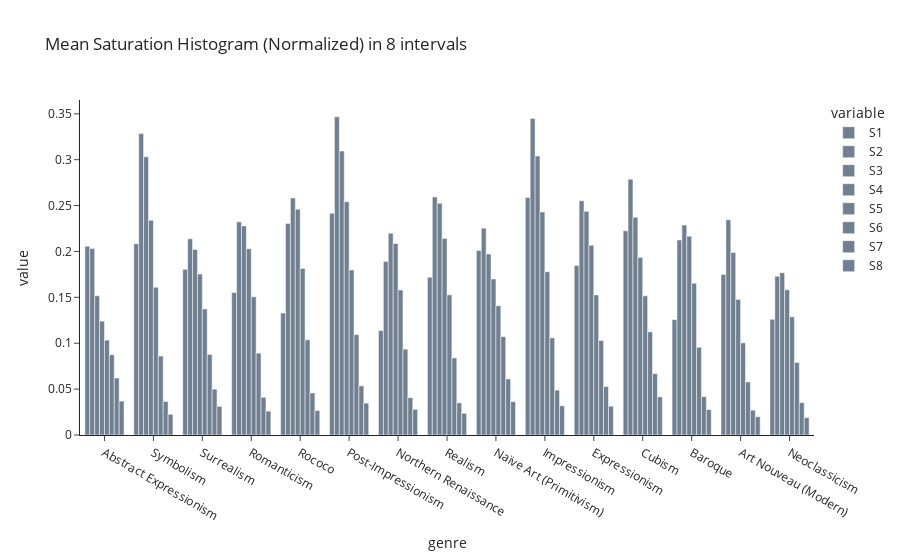

Notebook code for this chart:
### Code cell
edges = whole_df.groupby(['genre']).mean().loc[:,'S1':'S8']
#edges.rename({'ED1':'Normal', 'ED2':'Blurred','ED3':'Sharpened'},axis=1,inplace=True)

edges_melt = pd.melt(edges.reset_index(), id_vars='genre', value_vars=edges.columns).sort_values('variable')

fig = px.bar(edges_melt, x='genre',color='variable', y='value',barmode='group',template='simple_white',
            color_discrete_sequence=["slategray"], 
             title="Mean Saturation Histogram (Normalized) in 8 intervals")

fig.show()

### Figure 1 — Plotly figure (JSON) as saved in the notebook; plotly's stock layout.template omitted (floating-point values rounded to 4 significant figures)
{"data": [{"alignmentgroup": "True", "hovertemplate": "variable=S1<br>genre=%{x}<br>value=%{y}<extra></extra>", "legendgroup": "S1", "marker": {"color": "slategray", "pattern": {"shape": ""}}, "name": "S1", "offsetgroup": "S1", "orientation": "v", "showlegend": true, "textposition": "auto", "type": "bar", "x": ["Abstract Expressionism", "Symbolism", "Surrealism", "Romanticism", "Rococo", "Post-Impressionism", "Northern Renaissance", "Realism", "Naïve Art (Primitivism)", "Impressionism", "Expressionism", "Cubism", "Baroque", "Art Nouveau (Modern)", "Neoclassicism"], "xaxis": "x", "y": [0.2056, 0.2084, 0.1805, 0.1553, 0.1328, 0.2416, 0.1139, 0.1719, 0.2011, 0.2587, 0.1846, 0.2225, 0.1257, 0.175, 0.126], "yaxis": "y"}, {"alignmentgroup": "True", "hovertemplate": "variable=S2<br>genre=%{x}<br>value=%{y}<extra></extra>", "legendgroup": "S2", "marker": {"color": "slategray", "pattern": {"shape": ""}}, "name": "S2", "offsetgroup": "S2", "orientation": "v", "showlegend": true, "textposition": "auto", "type": "bar", "x": ["Northern Renaissance", "Symbolism", "Surrealism", "Romanticism", "Rococo", "Post-Impressionism", "Neoclassicism", "Realism", "Impressionism", "Expressionism", "Cubism", "Baroque", "Art Nouveau (Modern)", "Abstract Expressionism", "Naïve Art (Primitivism)"], "xaxis": "x", "y": [0.1891, 0.3284, 0.2137, 0.2323, 0.2306, 0.3468, 0.173, 0.2594, 0.3448, 0.2553, 0.2787, 0.2125, 0.2345, 0.2031, 0.2254], "yaxis": "y"}, {"alignmentgroup": "True", "hovertemplate": "variable=S3<br>genre=%{x}<br>value=%{y}<extra></extra>", "legendgroup": "S3", "marker": {"color": "slategray", "pattern": {"shape": ""}}, "name": "S3", "offsetgroup": "S3", "orientation": "v", "showlegend": true, "textposition": "auto", "type": "bar", "x": ["Symbolism", "Surrealism", "Romanticism", "Rococo", "Realism", "Post-Impressionism", "Northern Renaissance", "Neoclassicism", "Impressionism", "Expressionism", "Cubism", "Baroque", "Art Nouveau (Modern)", "Abstract Expressionism", "Naïve Art (Primitivism)"], "xaxis": "x", "y": [0.3031, 0.2021, 0.2278, 0.2582, 0.2525, 0.3094, 0.2198, 0.1769, 0.304, 0.2437, 0.2372, 0.2289, 0.1989, 0.1517, 0.1972], "yaxis": "y"}, {"alignmentgroup": "True", "hovertemplate": "variable=S4<br>genre=%{x}<br>value=%{y}<extra></extra>", "legendgroup": "S4", "marker": {"color": "slategray", "pattern": {"shape": ""}}, "name": "S4", "offsetgroup": "S4", "orientation": "v", "showlegend": true, "textposition": "auto", "type": "bar", "x": ["Northern Renaissance", "Surrealism", "Romanticism", "Rococo", "Realism", "Post-Impressionism", "Neoclassicism", "Symbolism", "Impressionism", "Expressionism", "Cubism", "Baroque", "Art Nouveau (Modern)", "Abstract Expressionism", "Naïve Art (Primitivism)"], "xaxis": "x", "y": [0.2087, 0.1755, 0.2031, 0.246, 0.2141, 0.2542, 0.1582, 0.234, 0.2431, 0.2069, 0.1934, 0.2167, 0.1477, 0.1241, 0.17], "yaxis": "y"}, {"alignmentgroup": "True", "hovertemplate": "variable=S5<br>genre=%{x}<br>value=%{y}<extra></extra>", "legendgroup": "S5", "marker": {"color": "slategray", "pattern": {"shape": ""}}, "name": "S5", "offsetgroup": "S5", "orientation": "v", "showlegend": true, "textposition": "auto", "type": "bar", "x": ["Symbolism", "Surrealism", "Romanticism", "Rococo", "Realism", "Post-Impressionism", "Northern Renaissance", "Neoclassicism", "Naïve Art (Primitivism)", "Impressionism", "Expressionism", "Cubism", "Baroque", "Art Nouveau (Modern)", "Abstract Expressionism"], "xaxis": "x", "y": [0.1609, 0.1374, 0.1506, 0.1815, 0.1527, 0.1799, 0.1579, 0.1287, 0.1409, 0.1779, 0.1527, 0.1516, 0.1654, 0.1004, 0.1034], "yaxis": "y"}, {"alignmentgroup": "True", "hovertemplate": "variable=S6<br>genre=%{x}<br>value=%{y}<extra></extra>", "legendgroup": "S6", "marker": {"color": "slategray", "pattern": {"shape": ""}}, "name": "S6", "offsetgroup": "S6", "orientation": "v", "showlegend": true, "textposition": "auto", "type": "bar", "x": ["Surrealism", "Romanticism", "Symbolism", "Realism", "Post-Impressionism", "Northern Renaissance", "Neoclassicism", "Rococo", "Impressionism", "Expressionism", "Cubism", "Baroque", "Art Nouveau (Modern)", "Abstract Expressionism", "Naïve Art (Primitivism)"], "xaxis": "x", "y": [0.08774, 0.08919, 0.08605, 0.08399, 0.1094, 0.09355, 0.07903, 0.1037, 0.1058, 0.1029, 0.1124, 0.09558, 0.05772, 0.08749, 0.1072], "yaxis": "y"}, {"alignmentgroup": "True", "hovertemplate": "variable=S7<br>genre=%{x}<br>value=%{y}<extra></extra>", "legendgroup": "S7", "marker": {"color": "slategray", "pattern": {"shape": ""}}, "name": "S7", "offsetgroup": "S7", "orientation": "v", "showlegend": true, "textposition": "auto", "type": "bar", "x": ["Symbolism", "Surrealism", "Romanticism", "Realism", "Post-Impressionism", "Northern Renaissance", "Neoclassicism", "Rococo", "Impressionism", "Expressionism", "Cubism", "Baroque", "Art Nouveau (Modern)", "Abstract Expressionism", "Naïve Art (Primitivism)"], "xaxis": "x", "y": [0.03656, 0.04994, 0.04115, 0.03502, 0.05355, 0.04066, 0.03525, 0.04582, 0.04888, 0.05274, 0.06689, 0.04183, 0.02707, 0.06212, 0.06106], "yaxis": "y"}, {"alignmentgroup": "True", "hovertemplate": "variable=S8<br>genre=%{x}<br>value=%{y}<extra></extra>", "legendgroup": "S8", "marker": {"color": "slategray", "pattern": {"shape": ""}}, "name": "S8", "offsetgroup": "S8", "orientation": "v", "showlegend": true, "textposition": "auto", "type": "bar", "x": ["Romanticism", "Rococo", "Realism", "Post-Impressionism", "Northern Renaissance", "Neoclassicism", "Cubism", "Impressionism", "Expressionism", "Baroque", "Art Nouveau (Modern)", "Abstract Expressionism", "Surrealism", "Naïve Art (Primitivism)", "Symbolism"], "xaxis": "x", "y": [0.02598, 0.02665, 0.02369, 0.03471, 0.02792, 0.01894, 0.04157, 0.03184, 0.03143, 0.02763, 0.01996, 0.03696, 0.03119, 0.03633, 0.02256], "yaxis": "y"}], "layout": {"barmode": "group", "legend": {"title": {"text": "variable"}, "tracegroupgap": 0}, "title": {"text": "Mean Saturation Histogram (Normalized) in 8 intervals"}, "xaxis": {"anchor": "y", "domain": [0, 1], "title": {"text": "genre"}}, "yaxis": {"anchor": "x", "domain": [0, 1], "title": {"text": "value"}}}}
